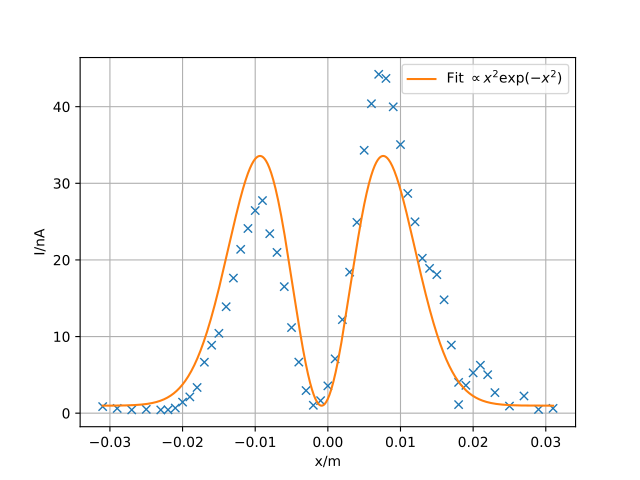

Write the Python code that produced this figure.
import numpy as np
import sympy
import matplotlib.pyplot as plt
from scipy.optimize import curve_fit
from pylab import figure, axes, pie, title, show

print('Graphik1')
print('Steigung','Y-Achsenabschnitt')
R, y = np.loadtxt('erstemode.txt', unpack=True,delimiter=',')

def f(R,a,b,c,d,o):
    return (a*8*(R-b)**2)/o**2*np.exp((-2*d*(R-b)**2)/o**2)+c


#def f(y,j,z,m):
#    return np.cos(l*j)*(2*(2*np.pi/(R*m)))**2/(1+(2*z/R)**2)**((1+l)/2)*1*np.exp(-(2*np.pi/(R*m))**2/(1+(2*z/R)**2))*np.exp(    -1*(   (1+2*z/R)*np.pi*R/m + (2*np.pi/(R*m))**2*(2*z/R)/(1+(2*z/R)**2)    - (l+2*p+1)(np.pi/2-np.arctan((1-2*z/R)/(1+2*z/R)  )   )   ))
#rho=(2*np.pi/(R*m))
#Z=2*z/R

popt, pcov = curve_fit(f,R,y, p0=[25,0.003,10,1000,0.5])
print(popt)
print(np.diag(pcov))
R_new = np.linspace(R[0], R[-1], 5000)


#Laguerre(01)=1
#Laguerre(11)=-g+2
#g=(2*rho)**2/(1+Z**2)

plt.figure(1)
plt.plot(R,y,'x')
plt.plot(R_new,f(R_new,*popt),'-', label=r'Fit $\propto x^2 \exp{(-x^2)}$')
plt.xlabel('x/m')
plt.ylabel('I/nA')
plt.grid()
plt.legend()




plt.savefig('erstemode.pdf')
print ('Fertig')
